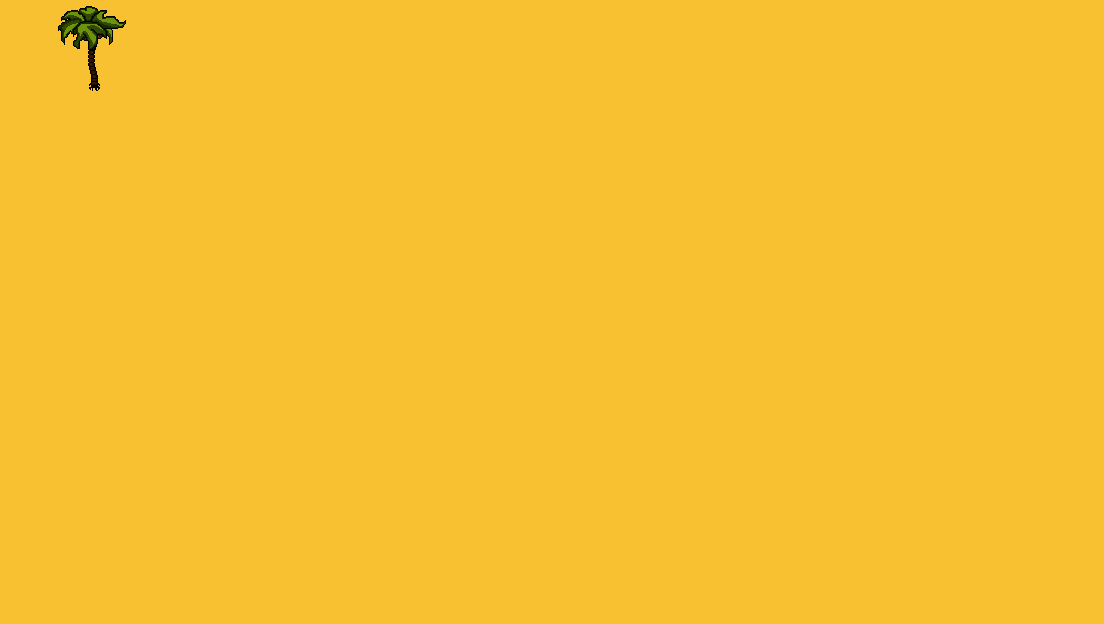

Below is a game level as drawn by its tile map, then a one-line description and the .tmx file that defines it, in full:
An orthogonal 23x13 tile map with 48x48 px tiles, 2 tile layers (sol, objet), 2 tilesets.

<map version="1.5" tiledversion="1.7.2" orientation="orthogonal" renderorder="left-up" width="23" height="13" tilewidth="48" tileheight="48" infinite="0" nextlayerid="3" nextobjectid="1">
 <editorsettings>
  <export target="map2.json" format="json" />
 </editorsettings>
 <tileset firstgid="1" name="tilsetmap1" tilewidth="48" tileheight="48" tilecount="320" columns="16">
  <image source="tilsetmap1.png" width="768" height="960" />
 </tileset>
 <tileset firstgid="321" name="tuxmon-sample-32px" tilewidth="48" tileheight="48" tilecount="320" columns="16">
  <image source="tilsetmap1.png" width="768" height="960" />
 </tileset>
 <layer id="1" name="sol" width="23" height="13">
  <data encoding="csv">
323,323,3,323,323,323,323,323,323,323,323,323,323,323,323,323,323,323,323,323,323,323,323,
323,323,323,323,323,323,323,323,323,323,323,323,323,323,323,323,323,323,323,323,323,323,323,
323,323,323,323,323,323,323,323,323,323,323,323,323,323,323,323,323,323,323,323,323,323,323,
323,323,323,323,323,323,323,323,323,323,323,323,323,323,323,323,323,323,323,323,323,323,323,
323,323,323,323,323,323,323,323,323,323,323,323,323,323,323,323,323,323,323,323,323,323,323,
323,323,323,323,323,323,323,323,323,323,323,323,323,323,323,323,323,323,323,323,323,323,323,
323,323,323,323,323,323,323,323,323,323,323,323,323,323,323,323,323,323,323,323,323,323,323,
323,323,323,323,323,323,323,323,323,323,323,323,323,323,323,323,323,323,323,323,323,323,323,
323,323,323,323,323,323,323,323,323,323,323,323,323,323,323,323,323,323,323,323,323,323,323,
323,323,323,323,323,323,323,323,323,323,323,323,323,323,323,323,323,323,323,323,323,323,323,
323,323,323,323,323,323,323,323,323,323,323,323,323,323,323,323,323,323,323,323,323,323,323,
323,323,323,323,323,323,323,323,323,323,323,323,323,323,323,323,323,323,323,323,323,323,323,
323,323,323,323,323,323,323,323,323,323,323,323,323,323,323,323,323,323,323,323,323,323,323
</data>
 </layer>
 <layer id="2" name="objet" width="23" height="13">
  <data encoding="csv">
0,321,322,0,0,0,0,0,0,0,0,0,0,0,0,0,0,0,0,0,0,0,0,
0,337,338,0,0,0,0,0,0,0,0,0,0,0,0,0,0,0,0,0,0,0,0,
0,0,0,0,0,3,3,0,0,0,0,0,0,0,0,0,0,0,0,0,0,0,0,
0,0,0,0,0,3,3,0,0,0,0,0,0,0,0,0,0,0,0,0,0,0,0,
0,0,0,0,0,3,3,0,0,0,0,0,0,0,0,0,0,0,0,0,0,0,0,
0,0,0,0,0,0,0,0,0,0,0,0,0,0,0,0,0,0,0,0,0,0,0,
0,0,0,0,0,0,0,0,0,0,0,0,0,0,0,0,0,0,0,0,0,0,0,
0,0,0,0,0,0,0,0,0,0,0,0,0,0,0,0,0,0,0,0,0,0,0,
0,0,0,0,0,0,0,0,0,0,0,0,0,0,0,0,0,0,0,0,0,0,0,
0,0,0,0,0,0,0,0,0,0,0,0,0,0,0,0,0,0,0,0,0,0,0,
0,0,0,0,0,0,0,0,0,0,0,0,0,0,0,0,0,0,0,0,0,0,0,
0,0,0,0,0,0,0,0,0,0,0,0,0,0,0,0,0,0,0,0,0,0,0,
0,0,0,0,0,0,0,0,0,0,0,0,0,0,0,0,0,0,0,0,0,0,0
</data>
 </layer>
</map>
